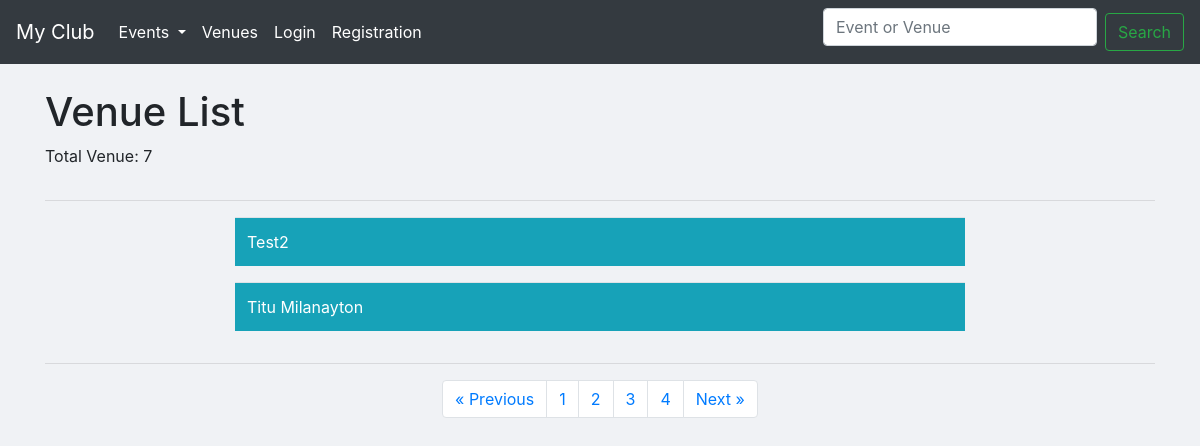
Before: /venues/?page=3 with the older database file.
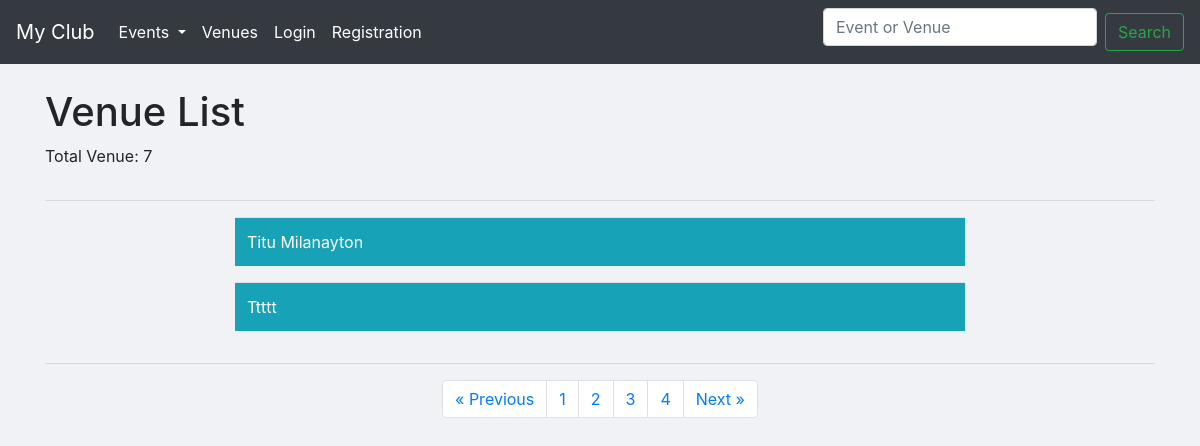
After: the same page with the newer database file.
### events/models.py (models this page shows, shortened)
class Venue(models.Model):
	name = models.CharField(verbose_name='Venue name', max_length=120)
	address = models.CharField(max_length=300)
	zip_code = models.CharField('Zip Code',max_length=10,blank=True)
	phone = models.CharField('Contact phone',max_length=15,blank=True)
	web = models.URLField('Website address', blank=True)
	email = models.EmailField('Email address',blank=True)
	owner = models.PositiveIntegerField(verbose_name='Venue Owner', blank=False, default=1)
	book = models.BooleanField(default=False, blank=True)
	images = models.ImageField(upload_to='venue/images/',verbose_name='Upload Image')

### events/views.py (the view)
# urls.py: path('venues/', views.all_venues, name='list-venue'),
def all_venues(request):
	venue_count = Venue.objects.all().count()
	p = Paginator(Venue.objects.all().order_by('name'),2)
	page = request.GET.get('page')
	venues = p.get_page(page)
	nums = "a" * venues.paginator.num_pages
	return render(request, 'events/venue_list.html', {'venues':venues,'nums':nums,'venue_count':venue_count})

### events/templates/events/venue_list.html (shortened to what this page needs)
{% extends 'events/base.html' %}
    {% block content %}
    <div class="row">
      <div class="col-8">
        <h1>Venue List</h1>
        <p>Total Venue: {{ venue_count }}</p>
      </div>
    </div><hr>
   <center>
  {% for venue in venues %}
    <div class="row">
      <div class="col-lg-8 offset-lg-2 text-center">
        <table class="table table-hover bg-info">
        <tbody>
          <tr>
          <td>
            <div class="row">
              <div class="col-8">
                <a class="float-left" style="color:white !important; text-decoration: none;" href="{% url 'show-venue' venue.id %}">{{venue.name | title }}</a>
              </div>
            </div>
          </td>
            </tr>
        </tbody>
      </table>
      </div><br>
    </div>
      {% endfor %}
      <hr>
        <nav aria-label="Page navigation">
        <ul class="pagination justify-content-center">
      {% if venues.has_previous %}
        <li class="page-item"><a class="page-link" href="?page={{venues.previous_page_number}}">&laquo Previous</a></li>
      {% endif %}
      {% for i in nums %}
        <li class="page-item"><a class="page-link" href="?page={{forloop.counter}}">{{forloop.counter}}</a></li>
      {% endfor %}
      {% if venues.has_next %}
        <li class="page-item"><a class="page-link" href="?page={{venues.next_page_number}}">Next &raquo</a></li>
      {% endif %}
        </ul>
    </nav>
      <br><br><br>
    {% endblock content %}

### events/templates/events/base.html (shortened to what this page needs)
<!doctype html>
<html lang="en">
  <head>
    <link rel="stylesheet" href="https://cdn.jsdelivr.net/npm/bootstrap@4.0.0/dist/css/bootstrap.min.css">
  </head>
  <body>
  		{% include 'events/navbar.html' %}
  		<br>
    	<div class="container">
    {% block content %}
		{% endblock content %}
    	</div>
  </body>
</html>

### events/templates/events/navbar.html (shortened to what this page needs)
<nav class="navbar navbar-expand-lg navbar-dark bg-dark">
  <a class="navbar-brand" href="{% url 'home' %}">My Club</a>
  <div class="collapse navbar-collapse" id="navbarSupportedContent">
    <ul class="navbar-nav mr-auto">
      <li class="nav-item dropdown active">
        <a class="nav-link dropdown-toggle" href="#" id="navbarDropdown" role="button" data-toggle="dropdown" aria-haspopup="true" aria-expanded="false">
          Events
        </a>
      </li>
      <li class="nav-item active">
        <a class="nav-link" href="{% url 'list-venue' %}">Venues</a>
      </li>
      {% if request.user.is_authenticated %}
      <li class="nav-item dropdown active">
        <a class="nav-link dropdown-toggle" href="#" id="navbarDropdown" role="button" data-toggle="dropdown" aria-haspopup="true" aria-expanded="false">
          @{{user}}
        </a>
        <div class="dropdown-menu" aria-labelledby="navbarDropdown">
          <a class="dropdown-item disabled text-danger"><strong>{{user.first_name}} {{user.last_name}}</strong></a>
          <div class="dropdown-divider"></div>
          <a class="dropdown-item" href="{% url 'my-events' %}">My Events</a>
          <div class="dropdown-divider"></div>
          <a class="dropdown-item" href="{% url 'home' '2022' 'December' %}">December</a>
          <div class="dropdown-divider"></div>
          <a class="dropdown-item" href="{% url 'logout' %}">Logout</a>
          <!-- <a class="dropdown-item" href="{% url 'login' %}">Login</a>
          <div class="dropdown-divider"></div>
          <a class="dropdown-item" href="{% url 'signup' %}">Sign Up</a> -->
        </div>
      </li>
      {% else %}
      <li class="nav-item active">
        <a class="nav-link" href="{% url 'login' %}">Login</a>
      </li>
      <li class="nav-item active">
        <a class="nav-link" href="{% url 'signup' %}">Registration</a>
      </li>
      {% endif %}
    </ul>
    <form class="form-inline my-2 my-lg-0" method="POST" action="{% url 'searchany' %}">
      <input class="form-control mr-sm-2" type="search" name="searched" placeholder="Event or Venue" aria-label="Search">
      <input class="btn btn-outline-success my-2 my-sm-0" type="submit" value="Search">
    </form>
  </div>
</nav>

### events/templates/events/base.html (style rules this page uses)
body { background-color: #f0f2f5; }
.form-control { margin-bottom: 10px !important; }

Changed rows visible on the page:
removed Venue: name "Test2"
added Venue: name "Ttttt"
